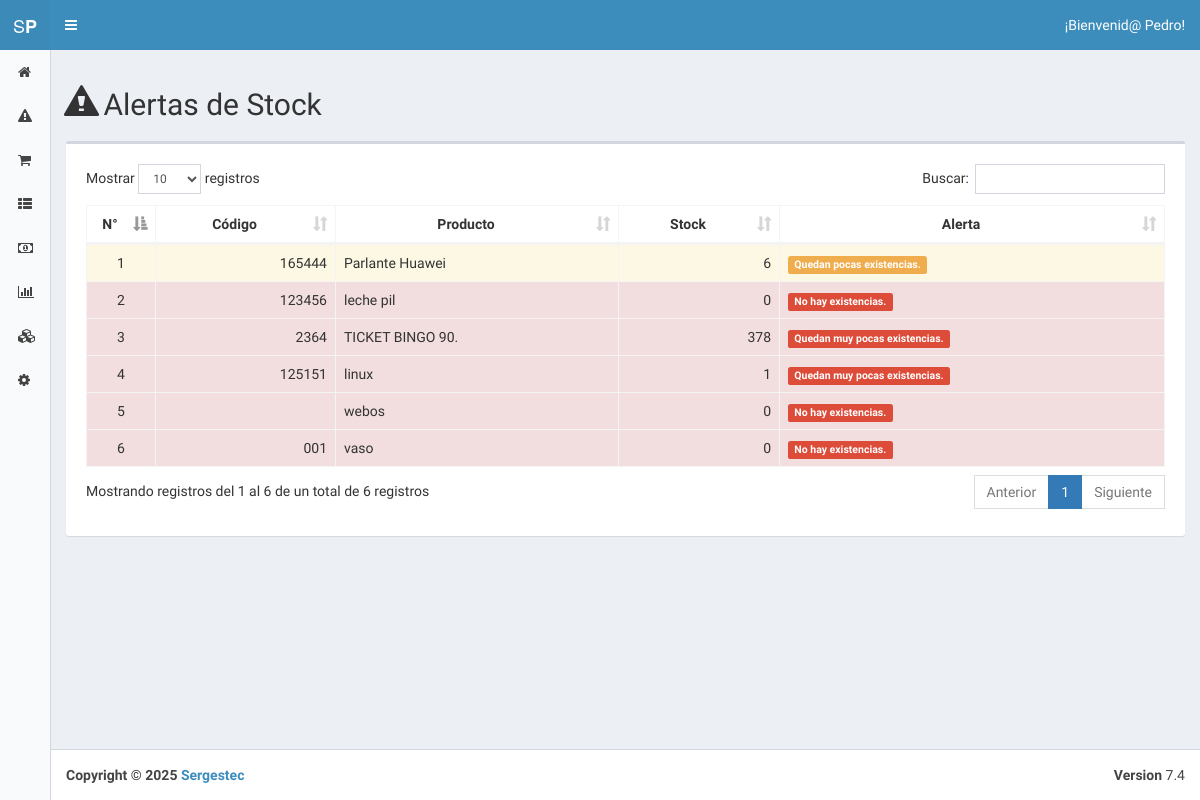
Page /index.php?view=alerts (signed in) on the committed database.
### tables this page shows
CREATE TABLE `product` (
  `id` int(11) NOT NULL,
  `image` varchar(255) DEFAULT NULL,
  `barcode` varchar(50) DEFAULT NULL,
  `name` varchar(50) DEFAULT NULL,
  `description` text,
  `inventary_min` int(11) DEFAULT '10',
  `price_in` float DEFAULT NULL,
  `price_out` float DEFAULT NULL,
  `unit` tinyint(2) DEFAULT NULL,
  `presentation` varchar(255) DEFAULT NULL,
  `user_id` int(11) DEFAULT NULL,
  `category_id` int(11) DEFAULT NULL,
  `created_at` datetime DEFAULT NULL,
  `is_active` tinyint(1) DEFAULT '1'
);

### core/controller/Lb.php (called while the page is built, shortened)
<?php
class Lb {
	public function start(){
		include "core/app/init.php";
	}
}
?>

### index.php (called while the page is built, shortened)
<?php
	$lb = new Lb();
	$lb->start();
?>

### core/controller/Executor.php (called while the page is built, shortened)
<?php
class Executor {
	public static function doit($sql){
		$con = Database::getCon();
		return array($con->query($sql),$con->insert_id);
	}
}
?>

### core/app/model/ProductData.php (called while the page is built, shortened)
<?php
	class ProductData {
		public static $tablename = "product";
		public static function getAll(){
			$sql = "select * from ".self::$tablename;
			$query = Executor::doit($sql);
			return Model::many($query[0],new ProductData());
		}
	}
?>

### core/controller/Model.php (called while the page is built, shortened)
<?php
class Model {
	public static function many($query,$aclass){
		$cnt = 0;
		$array = array();
		while($r = $query->fetch_array()){
			$array[$cnt] = new $aclass;
			$cnt2=1;
			foreach ($r as $key => $v) {
				if($cnt2>0 && $cnt2%2==0){
					$array[$cnt]->$key = $v;
				}
				$cnt2++;
			}
			$cnt++;
		}
		return $array;
	}
}
?>

### core/app/model/OperationData.php (called while the page is built, shortened)
<?php
	class OperationData {
		public static $tablename = "operation";
		public static function getQYesF($product_id){
			$q=0;
			$operations = self::getAllByProductId($product_id);
			$input_id = OperationTypeData::getByName("Entrada")->id;
			$output_id = OperationTypeData::getByName("Salida")->id;
			foreach($operations as $operation){
					if($operation->operation_type_id==$input_id){ $q+=$operation->q; }
					else if($operation->operation_type_id==$output_id){  $q+=(-$operation->q); }
			}
			return $q;
		}
		public static function getAllByProductId($product_id){
			$sql = "select * from ".self::$tablename." where product_id=$product_id  order by created_at desc";
			$query = Executor::doit($sql);
			return Model::many($query[0],new OperationData());
		}
	}
?>

### core/app/model/OperationTypeData.php (called while the page is built, shortened)
<?php
	class OperationTypeData {
		public static $tablename = "operation_type";
		public static function getByName($name){
			 $sql = "select * from ".self::$tablename." where name=\"$name\"";
			$query = Executor::doit($sql);
			$found = null;
			$data = new OperationTypeData();
			while($r = $query[0]->fetch_array()){
				$data->id = $r['id'];
				$data->name = $r['name'];
				$found = $data;
				break;
			}
			return $found;
		}
	}
?>

### core/app/view/alerts-view.php (the view, shortened to what this page needs)
<section class="content">
	<div class="row">
		<div class="col-md-12">
			<h2><i class="glyphicon glyphicon-alert"></i> Alertas de Stock<h2>
			<?php
			$products = ProductData::getAll();
			foreach($products as $product){
			$q=OperationData::getQYesF($product->id);
				if($q<$product->inventary_min){
					break;
					} } ?>
			<?php $curr_products = ProductData::getAll(); ?>
		</div>
	</div>
	<?php if(count($curr_products)>0){ ;?>
	<div class="box">
		<div class="box-body no-padding">
			<div class="box-body">
				<div class="box-body table-responsive">
					<table class="table table-bordered datatable table-hover">
						<thead>
							<th style="text-align: center; width: 30px;">N°</th>
							<th style="text-align: center;">Código</th>
							<th style="text-align: center;">Producto</th>
							<th style="text-align: center;">Stock</th>
							<th style="text-align: center;">Alerta</th>
						</thead>
						<?php for ($number=0; $number<1; $number++);
						foreach($curr_products as $product):
						$q=OperationData::getQYesF($product->id); ?>
						<?php if($q<$product->inventary_min):?>
						<tr class="<?php if($q==0){ echo "danger"; }else if($q<=$product->inventary_min/2){ echo "danger"; } else if($q<=$product->inventary_min){ echo "warning"; } ?>">
							<td style="text-align: center;"><?php echo $number; ?></td><?php $number++;?>
							<td style="text-align: right;"><?php echo $product->barcode; ?></td>
							<td><?php echo $product->name; ?></td>
							<td style="text-align: right;"><?php echo $q; ?></td>
							<td><?php if($q==0){ echo "<span class='label label-danger'>No hay existencias.</span>";}else if($q<=$product->inventary_min/2){ echo "<span class='label label-danger'>Quedan muy pocas existencias.</span>";} else if($q<=$product->inventary_min){ echo "<span class='label label-warning'>Quedan pocas existencias.</span>";} ?></td>
						</tr>
						<?php endif;?>
						<?php endforeach; ?>
					</table>
				</div>
			</div>
		</div>
			<?php } ?>
	</div>
</section>

### rows in the picture
product: barcode "165444", name "Parlante Huawei", q "6", inventary_min "Quedan pocas existencias."
product: barcode "123456", name "leche pil", q "0", shows "No hay existencias."
product: barcode "2364", name "TICKET BINGO 90.", q "378", inventary_min "Quedan muy pocas existencias."
product: barcode "125151", name "linux", q "1", inventary_min "Quedan muy pocas existencias."
product: name "webos", q "0", shows "No hay existencias."
product: barcode "001", name "vaso", q "0", shows "No hay existencias."

### other values in the picture
UserData::getById($_SESSION["user_id"])->name "Pedro"
Date("Y") "2025"
